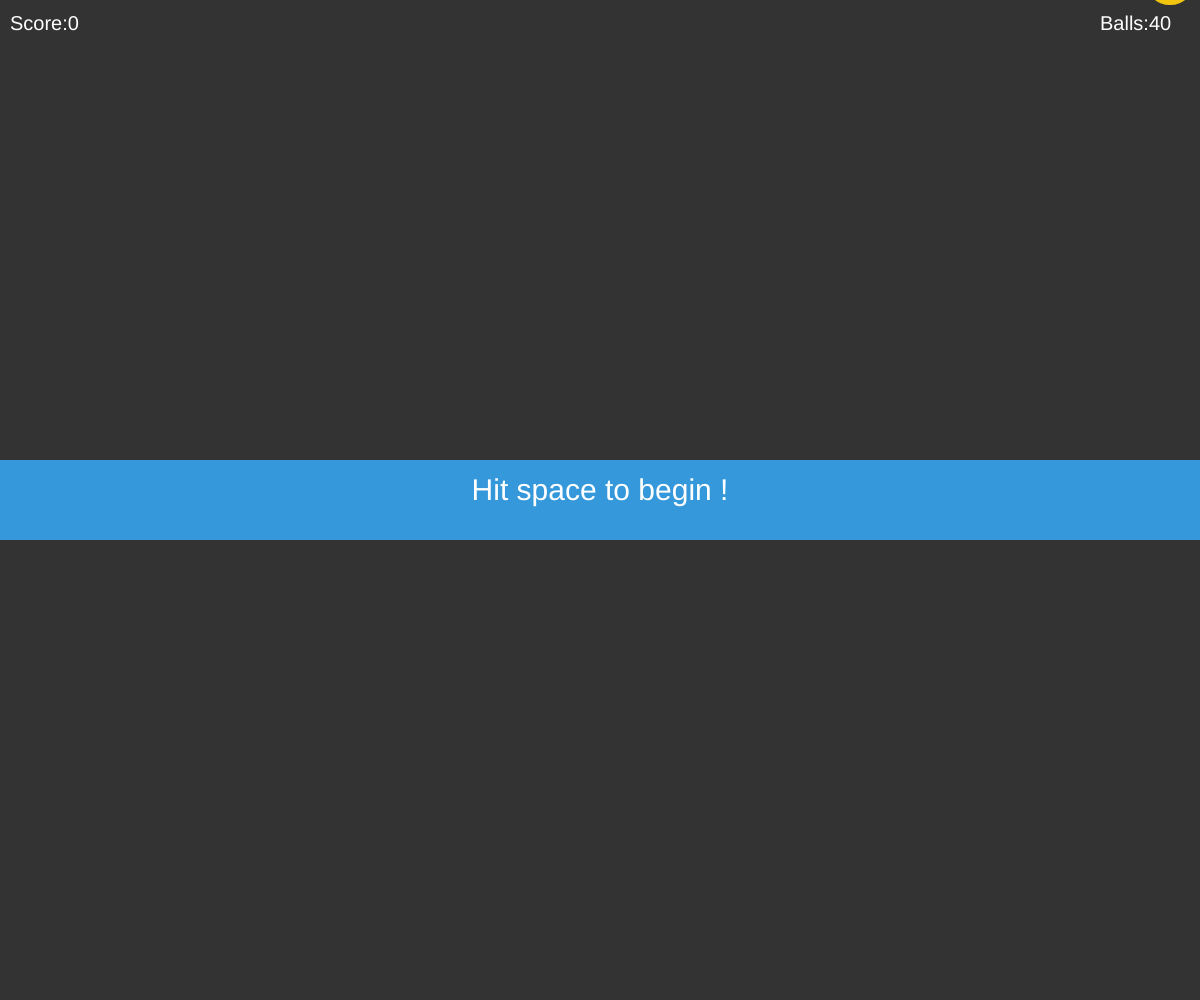
Frame 1 (no input)
Frame 60 (no input): identical to frame 1, image omitted
Frame 120 (the mouse pressed at the canvas centre since frame 60): identical to frame 1, image omitted

The p5.js sketch that drew this single still picture (run headless with seeded random() and noise() and a simulated clock; from frame 60 on, the mouse is pressed at the canvas centre):

// p5.js sketch
// ── sketch.js
/*
-------------------------------
// MoveAway Game
// Author: Nguyễn Việt Hưng
// Version: 2.8.2
-------------------------------
Copyright 2017 Nguyễn Việt Hưng
Permission is hereby granted, free of charge, to any person obtaining a copy of this software and associated documentation files (the "Software"), to deal in the Software without restriction, including without limitation the rights to use, copy, modify, merge, publish, distribute, sublicense, and/or sell copies of the Software, and to permit persons to whom the Software is furnished to do so, subject to the following conditions:
The above copyright notice and this permission notice shall be included in all copies or substantial portions of the Software.
THE SOFTWARE IS PROVIDED "AS IS", WITHOUT WARRANTY OF ANY KIND, EXPRESS OR IMPLIED, INCLUDING BUT NOT LIMITED TO THE WARRANTIES OF MERCHANTABILITY, FITNESS FOR A PARTICULAR PURPOSE AND NONINFRINGEMENT. IN NO EVENT SHALL THE AUTHORS OR COPYRIGHT HOLDERS BE LIABLE FOR ANY CLAIM, DAMAGES OR OTHER LIABILITY, WHETHER IN AN ACTION OF CONTRACT, TORT OR OTHERWISE, ARISING FROM, OUT OF OR IN CONNECTION WITH THE SOFTWARE OR THE USE OR OTHER DEALINGS IN THE SOFTWARE.
*/
var player;
var blocks = [];
var maxOfBlocks;
var score;
var beginToPlay = true;
var maxSpeed = 20;
function setup(){
  createCanvas(windowWidth, windowHeight);
  maxOfBlocks = width / 30;
  resetStart();
  //block = new Block();
  blocks.forEach((item)=>{
    item.move = false;
  });
  score.run = false;
  player.canMove = false;
}
function windowResized() {
  resizeCanvas(windowWidth, windowHeight);
  maxOfBlocks = width / 30;
}
function resetStart(){
  player = new Circle();
  score = new scoreText();
  var x = 20;
  blocks.length = 0;
  for(var i = 0; i < maxOfBlocks; i++)
  {
    blocks.push(new Block(x));
    x+=50;
  }
}

function draw(){
  background(51);
  player.show();
  score.show();
  if(beginToPlay){
    showMSG("Hit space to begin !");
  }
  if(blocks.length == 0){
    showMSG("you win !");
  }
  for(var i = 0; i < blocks.length; i++)
  {
    blocks[i].fall();
    blocks[i].show();
    var obj = {
      x:player.x,
      y:player.y,
      d:player.d
    };
    if(blocks[i].hit(obj)){
      if(blocks[i].color == "#e74c3c"){
        blocks.forEach((item)=>{
          item.move = false;
        });
        score.run = false;
        showMSG("you lose !");
        player.canMove = false;
      }
      else{
        blocks.splice(i, 1);
        blocks.forEach((item)=>{
          item.speed += (maxSpeed - 8) / maxOfBlocks;
        });
        if(score.run){
          score.score += 1;
        }
      }
    }
  }
  if(keyIsDown(LEFT_ARROW)){
    player.move("left");
  }
  else if(keyIsDown(RIGHT_ARROW)){
    player.move("right");
  }
  else if(keyIsDown(UP_ARROW)){
    player.move("up");
  }
  else if(keyIsDown(DOWN_ARROW)){
    player.move("down");
  }
  else if(keyIsDown(16)){
    player.speed = 20;
  }
  else{
    player.speed = 7;
  }
}

function scoreText(){
  this.score = 0;
  this.run = true;
  this.show = function(){
    textSize(20);
    text("Score:" + floor(this.score), 10, 30);
    text("Balls:" + blocks.length, width - 100, 30);
  }
}

function keyPressed(){
  if(keyCode == 32){
    if(!score.run){
      resetStart();
      beginToPlay = false;
    }
  }
}

function showMSG(texts){
  if(texts == "you win !"){
    fill('#3498db');
    textSize(30);
    rect(0, (height - 80) / 2, width, 80);
    fill(255);
    text(texts, (width - textWidth(texts)) / 2, height / 2);
    textSize(20);
    text("press space to play again !", (width - textWidth("press space to try again !")) / 2, (height + 60) / 2)
  }
  else if(texts == "you lose !"){
    fill('#e74c3c');
    textSize(30);
    rect(0, (height - 80) / 2, width, 80);
    fill(255);
    text(texts, (width - textWidth(texts)) / 2, height / 2);
    textSize(20);
    text("press space to try again !", (width - textWidth("press space to try again !")) / 2, (height + 60) / 2)
  }
  else{
    fill('#3498db');
    textSize(30);
    rect(0, (height - 80) / 2, width, 80);
    fill(255);
    text(texts, (width - textWidth(texts)) / 2, height / 2);
  }
}

// ── blocks.js
/*
-------------------------------
// Circle Game
// Author: Nguyễn Việt Hưng
// Version: 2.8.2
-------------------------------
Copyright 2017 Nguyễn Việt Hưng
Permission is hereby granted, free of charge, to any person obtaining a copy of this software and associated documentation files (the "Software"), to deal in the Software without restriction, including without limitation the rights to use, copy, modify, merge, publish, distribute, sublicense, and/or sell copies of the Software, and to permit persons to whom the Software is furnished to do so, subject to the following conditions:
The above copyright notice and this permission notice shall be included in all copies or substantial portions of the Software.
THE SOFTWARE IS PROVIDED "AS IS", WITHOUT WARRANTY OF ANY KIND, EXPRESS OR IMPLIED, INCLUDING BUT NOT LIMITED TO THE WARRANTIES OF MERCHANTABILITY, FITNESS FOR A PARTICULAR PURPOSE AND NONINFRINGEMENT. IN NO EVENT SHALL THE AUTHORS OR COPYRIGHT HOLDERS BE LIABLE FOR ANY CLAIM, DAMAGES OR OTHER LIABILITY, WHETHER IN AN ACTION OF CONTRACT, TORT OR OTHERWISE, ARISING FROM, OUT OF OR IN CONNECTION WITH THE SOFTWARE OR THE USE OR OTHER DEALINGS IN THE SOFTWARE.
*/
function Block(pos_x){
  this.d = 50;
  this.x = pos_x;
  this.y = random(0, -height);
  this.speed = 8;
  this.colorList = ["#2ecc71", "#e74c3c", "#e74c3c", "#e74c3c", "#e74c3c", "#e74c3c", "#e74c3c", "#e74c3c", "#e74c3c", "#e74c3c", "#9b59b6", "#3498db", "#e67e22", "#f1c40f"];
  this.color = random(this.colorList);
  this.move = true;
  //this.angle = random(0, 180);

  this.show = function(){
    fill(this.color);
    noStroke();
    //rotate(this.angle);
    ellipse(this.x,this.y,this.d,this.d);
  }

  this.fall = function(){
    if(this.move){
      this.y += this.speed;
      //this.speed += 0.009;
      //this.d += 0.001;
      if(this.y > height){
        this.y = random(0, -height);
        this.x = random(0, width);
        this.color = random(this.colorList);
      }
    }
  }

  this.hit = function(obj){
    if(dist(obj.x, obj.y, this.x, this.y) < obj.d / 2 + this.d / 2){
      //this.color = 'white';
      return true;
    }
    else{
      return false;
    }
  }
}

// ── playerCircle.js
/*
-------------------------------
// Circle Game
// Author: Nguyễn Việt Hưng
// Version: 2.8.2
-------------------------------
Copyright 2017 Nguyễn Việt Hưng
Permission is hereby granted, free of charge, to any person obtaining a copy of this software and associated documentation files (the "Software"), to deal in the Software without restriction, including without limitation the rights to use, copy, modify, merge, publish, distribute, sublicense, and/or sell copies of the Software, and to permit persons to whom the Software is furnished to do so, subject to the following conditions:
The above copyright notice and this permission notice shall be included in all copies or substantial portions of the Software.
THE SOFTWARE IS PROVIDED "AS IS", WITHOUT WARRANTY OF ANY KIND, EXPRESS OR IMPLIED, INCLUDING BUT NOT LIMITED TO THE WARRANTIES OF MERCHANTABILITY, FITNESS FOR A PARTICULAR PURPOSE AND NONINFRINGEMENT. IN NO EVENT SHALL THE AUTHORS OR COPYRIGHT HOLDERS BE LIABLE FOR ANY CLAIM, DAMAGES OR OTHER LIABILITY, WHETHER IN AN ACTION OF CONTRACT, TORT OR OTHERWISE, ARISING FROM, OUT OF OR IN CONNECTION WITH THE SOFTWARE OR THE USE OR OTHER DEALINGS IN THE SOFTWARE.
*/
function Circle(){
  this.d = 25;
  this.x = width / 2;
  this.y = height / 2;
  this.speed = 7;
  this.canMove = true;

  this.show = function(){
    fill(255);
    noStroke();
    ellipse(this.x, this.y, this.d, this.d);
  }

  this.move = function(dir){
    if(this.canMove){
      switch (dir) {
        case "left":
          this.x-=this.speed;
          if(this.x < 0){
            this.x = 0;
          }
          //console.log("left");
        break;
        case "right":
          this.x+=this.speed;
          if(this.x > width){
            this.x = width - this.d / 2;
          }
        break;
        case "up":
          this.y-=this.speed;
          if(this.y < 0){
            this.y = 0;
          }
        break;
        case "down":
          this.y+=this.speed;
          if(this.y > height){
            this.y = height - this.d / 2;
          }
        break;
      }
    }
  }
}
